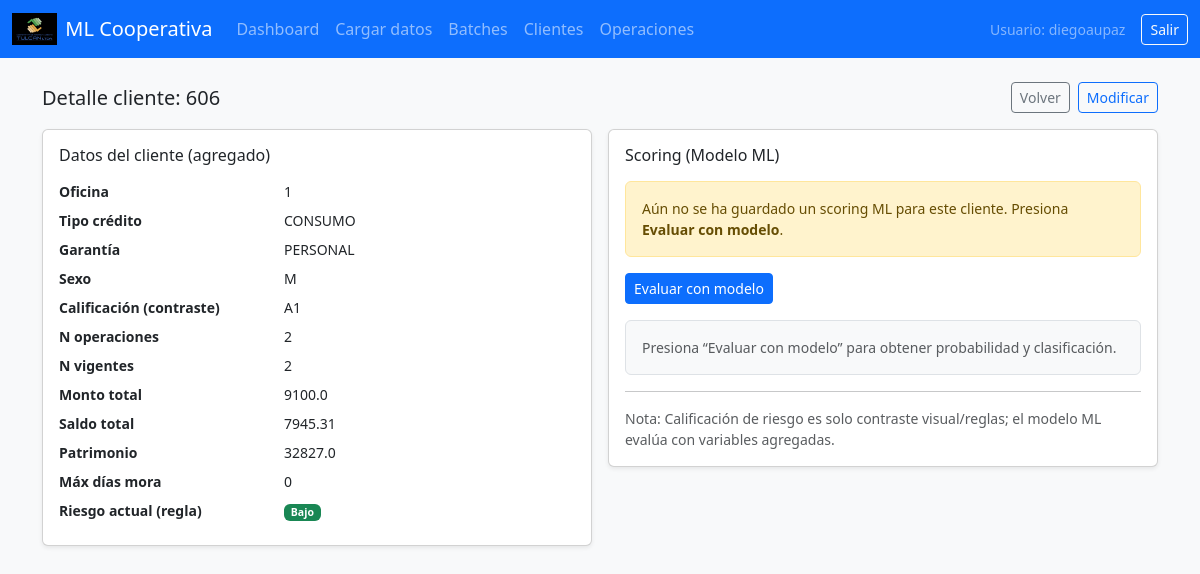
The app's page /data/customers/606/ (signed in) with its own data.
### datahub/models.py (models this page shows)
class CustomerAggregate(models.Model):
    batch = models.ForeignKey(DataBatch, null=True, blank=True, on_delete=models.SET_NULL)
    SEX_CHOICES = [
        ("M", "Masculino"),
        ("F", "Femenino"),
        ("O", "Otro/No declara"),
    ]
    TIPO_CREDITO_CHOICES = [
        ("CONSUMO", "Consumo"),
        ("MICROCREDITO", "Microcrédito"),
        ("COMERCIAL", "Comercial"),
        ("VIVIENDA", "Vivienda"),
    ]
    GARANTIA_CHOICES = [
        ("PERSONAL", "Personal"),
        ("HIPOTECARIA", "Hipotecaria"),
        ("PRENDARIA", "Prendaria"),
        ("SOLIDARIA", "Solidaria"),
    ]
    CALIF_CHOICES = [
        ("A1","A1"), ("A2","A2"), ("A3","A3"),
        ("B1","B1"), ("B2","B2"),
        ("C1","C1"), ("C2","C2"),
        ("D","D"), ("E","E"),
    ]
    cliente = models.CharField(max_length=32, unique=True)
    oficina = models.CharField(max_length=32, blank=True, default="")  # si luego quieres choices, lo hacemos
    tipo_credito = models.CharField(max_length=64, blank=True, default="", choices=TIPO_CREDITO_CHOICES)
    garantia = models.CharField(max_length=64, blank=True, default="", choices=GARANTIA_CHOICES)
    sexo = models.CharField(max_length=8, blank=True, default="", choices=SEX_CHOICES)
    calificacion_riesgo = models.CharField(max_length=8, blank=True, default="", choices=CALIF_CHOICES)
    riesgo_actual = models.BooleanField(default=False)
    n_operaciones = models.IntegerField(null=True, blank=True)
    n_vigentes = models.IntegerField(null=True, blank=True)
    monto_total = models.FloatField(null=True, blank=True)
    saldo_total = models.FloatField(null=True, blank=True)
    plazo_prom = models.FloatField(null=True, blank=True)
    tasa_prom = models.FloatField(null=True, blank=True)
    patrimonio_tec = models.FloatField(null=True, blank=True)
    max_dias_mora = models.IntegerField(null=True, blank=True)
    antiguedad_max_dias = models.IntegerField(null=True, blank=True)
    dias_hasta_ultimo_venc = models.IntegerField(null=True, blank=True)
    is_active = models.BooleanField(default=True)
    ml_proba_last = models.FloatField(null=True, blank=True)   # 0..1
    ml_pred_last = models.BooleanField(null=True, blank=True)  # True=alto, False=bajo
    ml_scored_at = models.DateTimeField(null=True, blank=True)
    ml_scored_by = models.CharField(max_length=150, blank=True, default="")
    created_at = models.DateTimeField(auto_now_add=True)
    updated_at = models.DateTimeField(auto_now=True)

### datahub/views.py (the view)
# urls.py: path("customers/<str:cliente>/", views.customer_detail, name="customer_detail"),
@login_required
def customer_detail(request, cliente):
    obj = get_object_or_404(CustomerAggregate, cliente=cliente)
    return render(request, "datahub/customer_detail.html", {"c": obj})

### templates/datahub/customer_detail.html (shortened to what this page needs)
{% extends "base.html" %}
{% block content %}
<div class="d-flex align-items-center justify-content-between mb-3">
  <h5 class="mb-0">Detalle cliente: {{ c.cliente }}</h5>
  <div class="d-flex gap-2">
    <a class="btn btn-outline-secondary btn-sm" href="{% url 'customers_list' %}">Volver</a>
    <a class="btn btn-outline-primary btn-sm" href="{% url 'customer_edit' c.cliente %}">Modificar</a>
  </div>
</div>
<div class="row g-3">
  <div class="col-12 col-lg-6">
    <div class="card shadow-sm">
      <div class="card-body">
        <h6 class="mb-3">Datos del cliente (agregado)</h6>
        <dl class="row mb-0 small">
          <dt class="col-5">Oficina</dt><dd class="col-7">{{ c.oficina }}</dd>
          <dt class="col-5">Tipo crédito</dt><dd class="col-7">{{ c.tipo_credito }}</dd>
          <dt class="col-5">Garantía</dt><dd class="col-7">{{ c.garantia }}</dd>
          <dt class="col-5">Sexo</dt><dd class="col-7">{{ c.sexo }}</dd>
          <dt class="col-5">Calificación (contraste)</dt><dd class="col-7">{{ c.calificacion_riesgo }}</dd>
          <dt class="col-5">N operaciones</dt><dd class="col-7">{{ c.n_operaciones }}</dd>
          <dt class="col-5">N vigentes</dt><dd class="col-7">{{ c.n_vigentes }}</dd>
          <dt class="col-5">Monto total</dt><dd class="col-7">{{ c.monto_total }}</dd>
          <dt class="col-5">Saldo total</dt><dd class="col-7">{{ c.saldo_total }}</dd>
          <dt class="col-5">Patrimonio</dt><dd class="col-7">{{ c.patrimonio_tec }}</dd>
          <dt class="col-5">Máx días mora</dt><dd class="col-7">{{ c.max_dias_mora }}</dd>
          <dt class="col-5">Riesgo actual (regla)</dt>
          <dd class="col-7">
            {% if c.riesgo_actual %}
              <span class="badge bg-danger">Alto</span>
            {% else %}
              <span class="badge bg-success">Bajo</span>
            {% endif %}
          </dd>
        </dl>
      </div>
    </div>
  </div>
  <div class="col-12 col-lg-6">
    <div class="card shadow-sm">
      <div class="card-body">
        <h6 class="mb-3">Scoring (Modelo ML)</h6>
        <div id="lastScoreBox" class="mb-3">
          {% if c.ml_scored_at %}
            <div class="alert alert-secondary small mb-0">
              <div class="d-flex align-items-center justify-content-between">
                <div>
                  <b>Última evaluación guardada:</b>
                  {{ c.ml_scored_at }}
                  {% if c.ml_scored_by %}<span class="text-muted"> (por {{ c.ml_scored_by }})</span>{% endif %}
                </div>
                <div>
                  {% if c.ml_pred_last %}
                    <span class="badge bg-danger">ALTO</span>
                  {% else %}
                    <span class="badge bg-success">BAJO</span>
                  {% endif %}
                </div>
              </div>
              <div class="mt-1">
                <b>Probabilidad de incumplimiento::</b>
                {% if c.ml_proba_last is not None %}
                  {{ c.ml_proba_last|floatformat:4 }} <span class="text-muted">(0..1)</span>
                {% else %}
                  -
                {% endif %}
              </div>
            </div>
          {% else %}
            <div class="alert alert-warning small mb-0">
              Aún no se ha guardado un scoring ML para este cliente. Presiona <b>Evaluar con modelo</b>.
            </div>
          {% endif %}
        </div>
        <div class="mb-3">
          <button id="btnScore" class="btn btn-primary btn-sm" type="button">Evaluar con modelo</button>
        </div>
        <div id="scoreBox" class="border rounded p-3 bg-light">
          <div class="text-muted small">Presiona “Evaluar con modelo” para obtener probabilidad y clasificación.</div>
        </div>
        <hr class="my-3">
        <p class="text-muted small mb-0">
          Nota: Calificación de riesgo es solo contraste visual/reglas; el modelo ML evalúa con variables agregadas.
        </p>
      </div>
    </div>
  </div>
</div>
{% endblock %}

### templates/base.html (shortened to what this page needs)
{% load static %}
<!doctype html>
<html lang="es">
<head>
  <link href="https://cdn.jsdelivr.net/npm/bootstrap@5.3.3/dist/css/bootstrap.min.css" rel="stylesheet">
</head>
<body class="bg-light">
<nav class="navbar navbar-expand-lg navbar-dark bg-primary">
  <div class="container-fluid">
    <a class="navbar-brand d-flex align-items-center gap-2" href="{% url 'dashboard' %}">
      <img src="{% static 'img/logo.png' %}" alt="Logo" style="height:32px;" onerror="this.style.display='none'">
      <span>ML Cooperativa</span>
    </a>
    <div class="collapse navbar-collapse">
      {% if user.is_authenticated %}
      <ul class="navbar-nav me-auto">
        <li class="nav-item"><a class="nav-link" href="{% url 'dashboard' %}">Dashboard</a></li>
        <li class="nav-item"><a class="nav-link" href="{% url 'upload_data' %}">Cargar datos</a></li>
        <li class="nav-item"><a class="nav-link" href="{% url 'batches' %}">Batches</a></li>
        <li class="nav-item"><a class="nav-link" href="{% url 'customers_list' %}">Clientes</a></li>
        <li class="nav-item"><a class="nav-link" href="{% url 'operations_list' %}">Operaciones</a></li>
      </ul>
      <div class="d-flex align-items-center gap-3">
        <span class="text-white-50 small">Usuario: {{ user.username }}</span>
        <form method="post" action="{% url 'logout' %}" class="d-inline">
          <button type="submit" class="btn btn-outline-light btn-sm">Salir</button>
        </form>
      </div>
      {% endif %}
    </div>
  </div>
</nav>
<div class="container py-4">
  {% block content %}{% endblock %}
</div>
</body>
</html>

### records on screen
CustomerAggregate: cliente "606", oficina "1", tipo_credito "CONSUMO", garantia "PERSONAL", sexo "M", calificacion_riesgo "A1", n_operaciones "2", n_vigentes "2", monto_total "9100.0", saldo_total "7945.31", patrimonio_tec "32827.0", max_dias_mora "0"

### other values on screen
{{ user.username }} "diegoaupaz"
